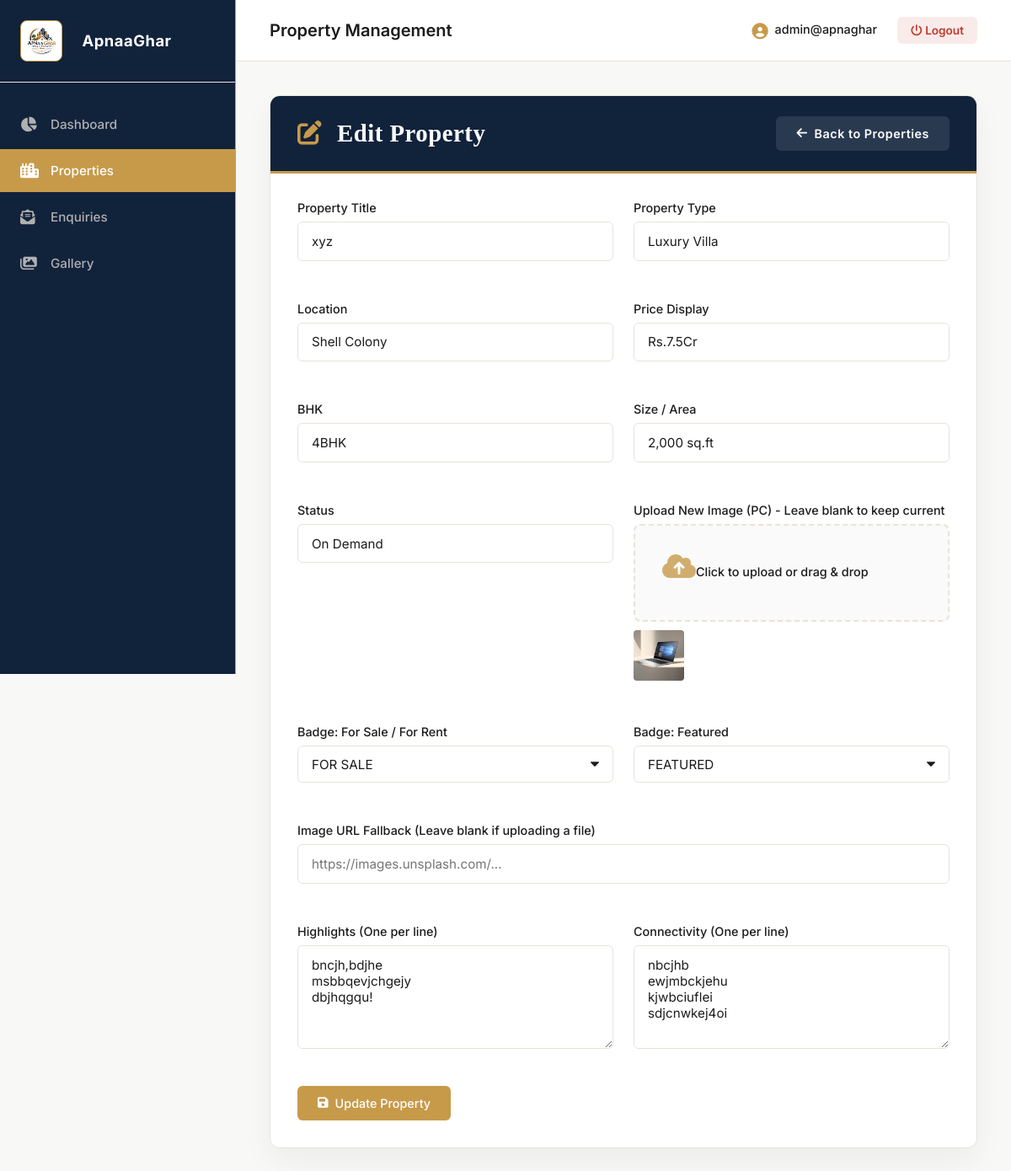
The app's page /admin/property_edit.php?id=32 (signed in) with its own data.
### tables this page shows
CREATE TABLE `properties` (
  `id` int(11) NOT NULL,
  `title` varchar(255) NOT NULL,
  `type` varchar(100) NOT NULL,
  `location` varchar(255) NOT NULL,
  `price` varchar(50) NOT NULL,
  `image_url` varchar(255) NOT NULL,
  `status` varchar(100) NOT NULL,
  `badge_status` varchar(50) DEFAULT NULL,
  `badge_featured` varchar(50) DEFAULT NULL,
  `bhk` varchar(50) NOT NULL,
  `size` varchar(100) NOT NULL,
  `highlights_json` text NOT NULL,
  `connectivity_json` text NOT NULL,
  `created_at` timestamp NOT NULL DEFAULT current_timestamp()
);

### admin/property_edit.php (the view, shortened to what this page needs)
<?php
require_once '../includes/db.php';
require_once 'includes/header.php';
$id = (int)$_GET['id'];
$stmt = $pdo->prepare("SELECT * FROM properties WHERE id = ?");
$stmt->execute([$id]);
$prop = $stmt->fetch();
$highlights_arr = json_decode($prop['highlights_json'], true);
$highlights_str = $highlights_arr ? implode("\n", $highlights_arr) : '';
$connectivity_arr = json_decode($prop['connectivity_json'], true);
$connectivity_str = $connectivity_arr ? implode("\n", $connectivity_arr) : '';
?>
<div class="card fade-up" style="padding: 0; overflow: hidden; border-radius: 12px; box-shadow: 0 15px 35px rgba(0,0,0,0.05);">
    <div style="background: var(--sidebar-bg); padding: 1.5rem 2rem; border-bottom: 3px solid var(--primary); display: flex; justify-content: space-between; align-items: center; flex-wrap: wrap; gap: 1rem;">
        <h3 style="margin: 0; color: #fff; font-family: 'Cormorant Garamond', serif; font-size: 1.8rem; font-weight: 600; letter-spacing: 0.5px;">
            <i class="fa-solid fa-pen-to-square" style="color: var(--primary); margin-right: 10px;"></i> Edit Property
        </h3>
        <a href="manage_properties.php" class="btn" style="background: rgba(255,255,255,0.1); color: #fff; border: none; font-weight: 600; letter-spacing: 0.5px;"><i class="fa-solid fa-arrow-left"></i> Back to Properties</a>
    </div>
    <div style="padding: 2rem;">
    <form action="" method="POST" enctype="multipart/form-data">
        <div style="display: grid; grid-template-columns: 1fr 1fr; gap: 1.5rem;">
            <div class="form-group">
                <label>Property Title</label>
                <input type="text" name="title" class="form-control" required value="<?php echo htmlspecialchars($prop['title']); ?>">
            </div>
            <div class="form-group">
                <label>Property Type</label>
                <input type="text" name="type" class="form-control" required value="<?php echo htmlspecialchars($prop['type']); ?>">
            </div>
            <div class="form-group">
                <label>Location</label>
                <input type="text" name="location" class="form-control" required value="<?php echo htmlspecialchars($prop['location']); ?>">
            </div>
            <div class="form-group">
                <label>Price Display</label>
                <input type="text" name="price" class="form-control" required value="<?php echo htmlspecialchars($prop['price']); ?>">
            </div>
            <div class="form-group">
                <label>BHK</label>
                <input type="text" name="bhk" class="form-control" required value="<?php echo htmlspecialchars($prop['bhk']); ?>">
            </div>
            <div class="form-group">
                <label>Size / Area</label>
                <input type="text" name="size" class="form-control" required value="<?php echo htmlspecialchars($prop['size']); ?>">
            </div>
            <div class="form-group">
                <label>Status</label>
                <input type="text" name="status" class="form-control" required value="<?php echo htmlspecialchars($prop['status']); ?>">
            </div>
            <div class="form-group">
                <label>Upload New Image (PC) - Leave blank to keep current</label>
                <?php if($prop['image_url']): ?>
                <div style="margin-top: 10px;">
                    <img src="<?php echo strpos($prop['image_url'], 'http') === 0 ? $prop['image_url'] : '../'.$prop['image_url']; ?>" style="height: 60px; border-radius: 4px;">
                </div>
                <?php endif; ?>
            </div>
            <div class="form-group">
                <label>Badge: For Sale / For Rent</label>
                <select name="badge_status" class="form-control">
                    <option value="FOR SALE" <?php echo $prop['badge_status'] == 'FOR SALE' ? 'selected' : ''; ?>>FOR SALE</option>
                </select>
            </div>
            <div class="form-group">
                <label>Badge: Featured</label>
                <select name="badge_featured" class="form-control">
                    <option value="FEATURED" <?php echo $prop['badge_featured'] == 'FEATURED' ? 'selected' : ''; ?>>FEATURED</option>
                </select>
            </div>
            <div class="form-group" style="grid-column: span 2;">
                <label>Image URL Fallback (Leave blank if uploading a file)</label>
                <input type="text" name="image_url_fallback" class="form-control" placeholder="https://images.unsplash.com/..." value="<?php echo strpos($prop['image_url'], 'http') === 0 ? htmlspecialchars($prop['image_url']) : ''; ?>">
            </div>
            <div class="form-group">
                <label>Highlights (One per line)</label>
                <textarea name="highlights" class="form-control" rows="5"><?php echo htmlspecialchars($highlights_str); ?></textarea>
            </div>
            <div class="form-group">
                <label>Connectivity (One per line)</label>
                <textarea name="connectivity" class="form-control" rows="5"><?php echo htmlspecialchars($connectivity_str); ?></textarea>
            </div>
        </div>
        <button type="submit" class="btn btn" style="margin-top: 1rem;"><i class="fa-solid fa-save"></i> Update Property</button>
    </form>
    </div>
</div>
<?php require_once 'includes/footer.php'; ?>

### admin/includes/header.php (shortened to what this page needs)
<?php
$current_page = basename($_SERVER['PHP_SELF']);
?>
<!DOCTYPE html>
<html lang="en">
<head>
    <link rel="stylesheet" href="https://cdnjs.cloudflare.com/ajax/libs/font-awesome/6.4.0/css/all.min.css">
    <link href="https://cdn.jsdelivr.net/npm/sweetalert2@11.7.3/dist/sweetalert2.min.css" rel="stylesheet">
</head>
<body>
<div class="sidebar">
    <div class="sidebar-header" style="justify-content: flex-start; padding: 1.5rem;">
        <div style="background: #fff; padding: 6px; border-radius: 8px; margin-right: 12px; display: flex; align-items: center; justify-content: center; border: 1px solid var(--primary);">
            <img src="../logo.png" alt="Apnaa Ghar" style="max-height: 35px; object-fit: contain;">
        </div>
        <h2 style="font-size: 1.15rem; margin: 0; color: #fff; letter-spacing: 0.5px;">ApnaaGhar</h2>
    </div>
    <div class="nav-menu">
        <a href="dashboard.php" class="nav-link <?php echo ($current_page == 'dashboard.php') ? 'active' : ''; ?>">
            <i class="fa-solid fa-chart-pie"></i> Dashboard
        </a>
        <a href="manage_properties.php" class="nav-link <?php echo ($current_page == 'manage_properties.php' || $current_page == 'property_edit.php' || $current_page == 'property_add.php') ? 'active' : ''; ?>">
            <i class="fa-solid fa-city"></i> Properties
        </a>
        <a href="manage_enquiries.php" class="nav-link <?php echo ($current_page == 'manage_enquiries.php') ? 'active' : ''; ?>">
            <i class="fa-solid fa-envelope-open-text"></i> Enquiries
        </a>
        <a href="gallery.php" class="nav-link <?php echo ($current_page == 'gallery.php') ? 'active' : ''; ?>">
            <i class="fa-solid fa-images"></i> Gallery
        </a>
    </div>
</div>
<div class="main-content">
    <div class="topbar">
        <div class="topbar-title">
            <?php
                if($current_page == 'dashboard.php') echo 'Dashboard Overview';
                elseif($current_page == 'manage_properties.php' || $current_page == 'property_edit.php' || $current_page == 'property_add.php') echo 'Property Management';
                elseif($current_page == 'manage_enquiries.php') echo 'Enquiries Management';
                elseif($current_page == 'gallery.php') echo 'Gallery Management';
                else echo 'Admin Panel';
            ?>
        </div>
        <div class="admin-profile">
            <span><i class="fa-solid fa-circle-user" style="color:var(--primary); font-size:1.2rem; vertical-align:middle; margin-right:4px;"></i> <?php echo htmlspecialchars($_SESSION['admin_username']); ?></span>
            <a href="logout.php" class="btn-logout" style="padding: 0.5rem 1rem; background: rgba(192,57,43,0.1); color: #C0392B; border-radius: 6px; font-weight: 600; text-decoration: none; font-size: 0.85rem; transition: all 0.2s;"><i class="fa-solid fa-power-off"></i> Logout</a>
        </div>
    </div>
    <div class="content-area">

### admin/includes/footer.php (shortened to what this page needs)
    </div>
</div>
</body>
</html>

### admin/includes/header.php (style rules this page uses)
:root { --sidebar-bg: #11223b; --sidebar-hover: rgba(255,255,255,0.05); --sidebar-active: #C79A4A; --sidebar-text: #FFFFFF; --sidebar-muted: #B0B0B0; --content-bg: #F8F8F6; --card-bg: #FFFFFF; --card-border: #E8E3DA; --card-shadow: 0 4px 30px rgba(0,0,0,0.03); --primary: #C79A4A; --primary-hover: #B8893A; --text-heading: #1C1C1C; --text-body: #6A6A6A; --status-active: #2E7D32; --status-pending: #E0A63E; --status-rejected: #C0392B; --status-info: #3B6FA0; }
* { box-sizing: border-box; margin: 0; padding: 0; font-family: 'Inter', sans-serif; }
body { background-color: var(--content-bg); color: var(--text-body); display: flex; min-height: 100vh; overflow-x: hidden; }
h1, h2, h3, h4, h5, h6 { color: var(--text-heading); font-weight: 600; }
.sidebar { width: 280px; background-color: var(--sidebar-bg); color: var(--sidebar-text); display: flex; flex-direction: column; position: fixed; height: 100vh; overflow-y: auto; z-index: 100; border-right: 1px solid var(--primary); }
.sidebar-header { padding: 2rem 1.5rem; border-bottom: 1px solid var(--card-border); display: flex; align-items: center; gap: 12px; }
.sidebar-header h2 { font-size: 1.2rem; font-weight: 700; color: #fff; letter-spacing: 0.5px; }
.nav-menu { padding: 1.5rem 0; flex-grow: 1; display: flex; flex-direction: column; gap: 4px; }
.nav-link { display: flex; align-items: center; padding: 1rem 1.5rem; color: var(--sidebar-muted); text-decoration: none; transition: all 0.2s ease; font-weight: 500; font-size: 0.95rem; position: relative; }
.nav-link i { width: 24px; font-size: 1.1rem; margin-right: 12px; transition: color 0.2s ease; }
.nav-link::before { content: ''; position: absolute; left: 0; top: 0; height: 100%; width: 0; background-color: var(--sidebar-active); transition: width 0.2s ease; z-index: -1; }
.nav-link:hover, .nav-link.active { color: var(--sidebar-text); }
.nav-link:hover::before, .nav-link.active::before { width: 100%; }
.main-content { flex-grow: 1; margin-left: 280px; display: flex; flex-direction: column; min-height: 100vh; }
.topbar { background: var(--card-bg); padding: 1.25rem 2.5rem; display: flex; justify-content: space-between; align-items: center; border-bottom: 1px solid var(--card-border); position: sticky; top: 0; z-index: 90; }
.topbar-title { font-size: 1.25rem; font-weight: 600; color: var(--text-heading); }
.admin-profile { display: flex; align-items: center; gap: 1.5rem; }
.admin-profile span { font-weight: 500; font-size: 0.9rem; color: var(--text-heading); }
.btn-logout { padding: 0.6rem 1.2rem; background: rgba(192, 57, 43, 0.1); color: var(--status-rejected); text-decoration: none; border-radius: 6px; font-size: 0.85rem; font-weight: 600; transition: all 0.2s ease; }
.content-area { padding: 2.5rem; flex-grow: 1; }
.card { background: var(--card-bg); border-radius: 12px; box-shadow: var(--card-shadow); padding: 1.5rem; margin-bottom: 2rem; border: 1px solid var(--card-border); transition: transform 0.3s ease, box-shadow 0.3s ease; }
.btn { display: inline-flex; align-items: center; justify-content: center; gap: 8px; padding: 0.75rem 1.5rem; border-radius: 6px; font-weight: 500; font-size: 0.9rem; text-decoration: none; cursor: pointer; border: none; transition: all 0.25s ease-out; background: var(--primary); color: #fff; }
.form-group { margin-bottom: 1.5rem; }
.form-group label { display: block; margin-bottom: 0.5rem; font-weight: 500; font-size: 0.9rem; color: var(--text-heading); }
.form-control { width: 100%; padding: 0.8rem 1rem; border: 1px solid var(--card-border); border-radius: 6px; font-size: 0.95rem; background: #fff; color: var(--text-heading); transition: all 0.2s; }
select.form-control { appearance: none; background-repeat: no-repeat; background-position: right 1rem top 50%; background-size: 0.65rem auto; padding-right: 2.5rem; }
.fade-up { animation: fadeUp 0.6s ease-out forwards; opacity: 0; transform: translateY(15px); }

### records on screen
properties: title "xyz", type "Luxury Villa", location "Shell Colony", price "Rs.7.5Cr", bhk "4BHK", size "2,000 sq.ft", status "On Demand", image_url (picture), badge_status "FOR SALE", badge_featured "FEATURED", highlights "bncjh,bdjhe msbbqevjchgejy dbjhqgqu!", connectivity "nbcjhb ewjmbckjehu kjwbciuflei sdjcnwkej4oi"

### other values on screen
$_SESSION['admin_username'] "admin@apnaghar"
